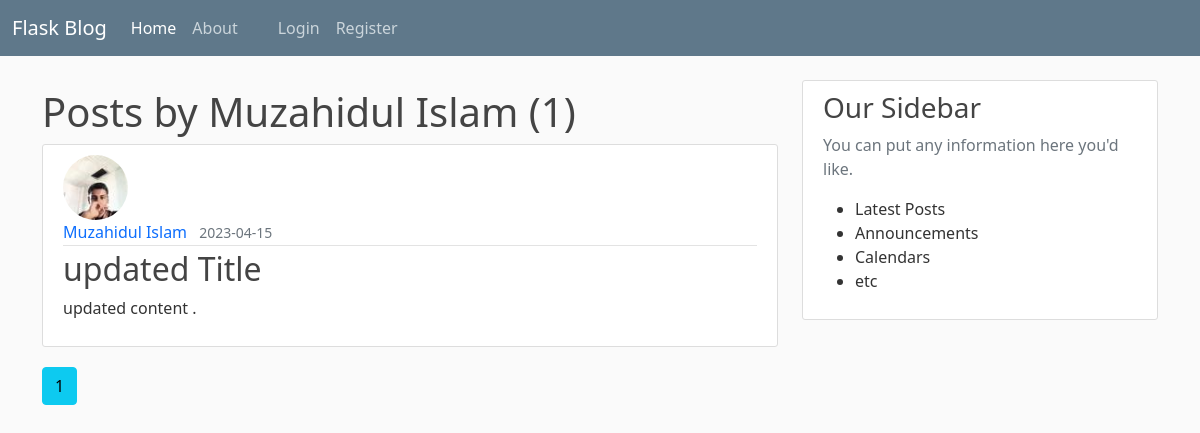
Page /user/Muzahidul Islam on the earlier database version.
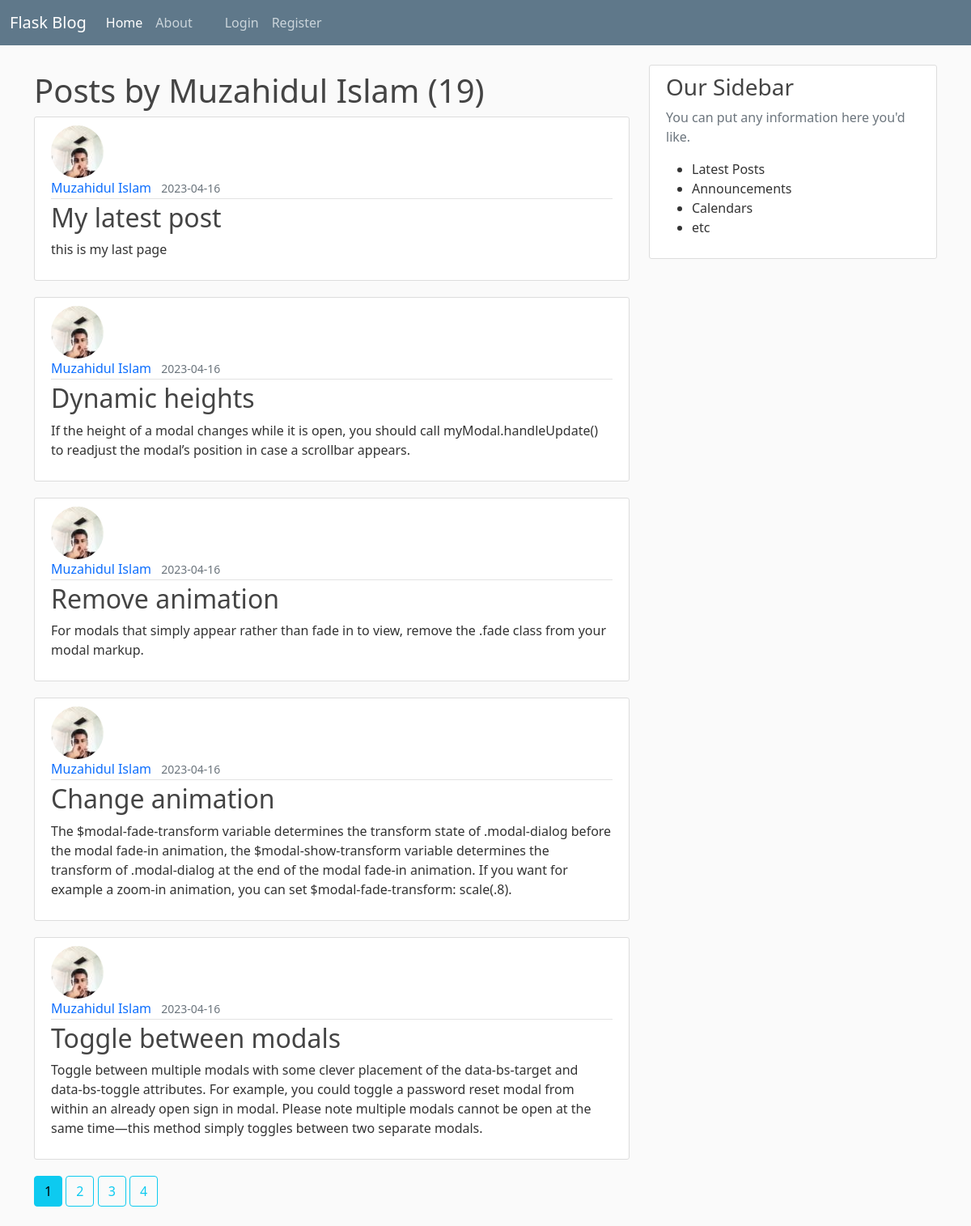
Same page on the later database version.
### flaskblog/models.py (models this page shows, shortened)
class User(db.Model, UserMixin):
    id = db.Column(db.Integer,primary_key=True)
    username = db.Column(db.String(20),unique=True,nullable=False)
    email = db.Column(db.String(120),unique=True,nullable=False)
    image_file = db.Column(db.String(20),nullable=False, default = 'default.jpg')
    password = db.Column(db.String(60),nullable=False)
    posts = db.relationship('Post', backref='author',lazy=True)

class Post(db.Model):
    id = db.Column(db.Integer,primary_key=True)
    title = db.Column(db.String(100), nullable=False)
    date_posted  = db.Column(db.DateTime, nullable=False , default = datetime.utcnow)
    content = db.Column(db.String(1000), nullable = False)
    user_id = db.Column(db.Integer, db.ForeignKey('user.id'), nullable = False)

### flaskblog/routes.py (the view)
@app.route("/user/<string:username>")#this is second route to go home page
def user_posts(username):
    page = request.args.get('page',1, type=int)
    user = User.query.filter_by(username=username).first_or_404()
    posts = Post.query.filter_by(author=user).order_by(Post.date_posted.desc()).paginate(page=page, per_page=5)
    return render_template('user_post.html', posts = posts, user=user) #sending arguments

### flaskblog/templates/user_post.html
{% extends "layout.html" %}
{% block content%}
    <h1 class="my-2">Posts by {{user.username}} ({{posts.total}})</h1>
    {% for post in posts.items %}
        <article class="media content-section">
            <img class="rounded-circle article-img" src="{{url_for('static', filename='profilePic/' + post.author.image_file)}}" alt="">
            <div class="media-body">
                <div class="article-metadata">
                    <a class="me-2" href="{{url_for('user_posts', username=post.author.username)}}">{{post.author.username}}</a>
                    <small class="text-muted">{{post.date_posted.strftime('%Y-%m-%d')}}</small>
                </div>
                <h2><a class="article-title" href="{{url_for('post', post_id=post.id)}}">{{post.title}}</a></h2>
                <p>{{post.content}}</p>
            </div>
        </article>
    {% endfor%}
    {% for page_num in posts.iter_pages(left_edge=1, right_edge=1, left_current=1, right_current=2) %}
        {% if page_num %}
            {% if posts.page == page_num %}
                <a class="btn btn-info mb-4" href="{{url_for('user_posts',page=page_num, username=user.username)}}">{{page_num}}</a>
            {% else %}
                <a class="btn btn-outline-info mb-4" href="{{url_for('user_posts',page=page_num, username=user.username)}}">{{page_num}}</a>
            {% endif %}
        {% else %}
        ...
        {% endif %}
    {% endfor %}
{% endblock content%}

### flaskblog/templates/layout.html (shortened to what this page needs)
<!DOCTYPE html>
<html lang="en">
<head>
    <link href="https://cdn.jsdelivr.net/npm/bootstrap@5.0.2/dist/css/bootstrap.min.css" rel="stylesheet">
    <link rel="stylesheet" href="{{ url_for('static', filename='main.css' ) }}">
</head>
<body>
   <header class="site-header">
    <nav class="navbar navbar-expand-md navbar-dark bg-steel fixed-top">
        <div class="container-fluid">
          <a class="navbar-brand" href="#">Flask Blog</a>
          <div class="collapse navbar-collapse" id="navbarNav">
            <ul class="navbar-nav me-4">
              <li class="nav-item">
                <a class="nav-link active" aria-current="page" href="{{url_for('home')}}">Home</a>
              </li>
              <li class="nav-item">
                <a class="nav-link" href="{{url_for('about')}}">About</a>
              </li>
            </ul>
            <div class="navbar-nav">
                {% if current_user.is_authenticated %}
                  <a class="nav-item nav-link" href="{{url_for('new_post')}}">New Post</a>
                  <a class="nav-item nav-link" href="{{url_for('account')}}">Account</a>
                  <a class="nav-item nav-link" href="{{url_for('logout')}}">Logout</a>
                {% else %}
                  <a class="nav-item nav-link" href="{{url_for('login')}}">Login</a>
                  <a class="nav-item nav-link" href="{{url_for('register')}}">Register</a>
                {% endif %}
            </div>
          </div>
        </div>
      </nav>
   </header>
   <main role="main" class="container">
    <div class="row">
        <div class="col-md-8">
            {% block content %} {% endblock %}
        </div>
        <div class="col-md-4">
            <div class="content-section">
                <h3>Our Sidebar</h3>
                <p class="text-muted">You can put any information here you'd like.</p>
                <ul>
                    <li>Latest Posts</li>
                    <li>Announcements</li>
                    <li>Calendars</li>
                    <li>etc</li>
                </ul>
            </div>
        </div>
    </div>
   </main>
</body>
</html>

### flaskblog/static/main.css (style rules this page uses)
body { background: #fafafa; color: #333333; margin-top: 5rem; }
h1,h2,h3,h4,h5,h6 { color: #444444; }
.bg-steel { background-color: #5f788a; }
.site-header .navbar-nav .nav-link { color: #cbd5db; }
.content-section { background: #ffffff; padding: 10px 20px; border: 1px solid #dddddd; border-radius: 3px; margin-bottom: 20px; }
.article-title { color: #444444; }
.article-img { height: 65px; width: 65px; margin-right: 16px; }
.article-metadata { padding-bottom: 1px; margin-bottom: 4px; border-bottom: 1px solid #e3e3e3; }
a { text-decoration: none; }

Differences in the rows shown:
no longer on this page (row unchanged): Post: image_file (picture), author.username "Muzahidul Islam", date_posted "2023-04-15", title "updated Title", content "updated content ."
added Post: image_file (picture), author.username "Muzahidul Islam", date_posted "2023-04-16", title "My latest post", content "this is my last page"
added Post: image_file (picture), author.username "Muzahidul Islam", date_posted "2023-04-16", title "Dynamic heights", content "If the height of a modal changes while it is open, you should call myModal.handleUpdate() to readjust the modal’s position in case a scrollbar appears."
added Post: image_file (picture), author.username "Muzahidul Islam", date_posted "2023-04-16", title "Remove animation", content "For modals that simply appear rather than fade in to view, remove the .fade class from your modal markup."
added Post: image_file (picture), author.username "Muzahidul Islam", date_posted "2023-04-16", title "Change animation", content "The $modal-fade-transform variable determines the transform state of .modal-dialog before the modal fade-in animation, the $modal-show-transform variable determines the transform of .modal-dialog at the end of the modal fade-in animation. If you want for example a zoom-in animation, you can set $modal-fade-transform: scale(.8)."
added Post: image_file (picture), author.username "Muzahidul Islam", date_posted "2023-04-16", title "Toggle between modals", content "Toggle between multiple modals with some clever placement of the data-bs-target and data-bs-toggle attributes. For example, you could toggle a password reset modal from within an already open sign in modal. Please note multiple modals cannot be open at the same time—this method simply toggles between two separate modals."
Other differences:
{{ posts.total }}: "1" → "19"
new list line: "2"
new list line: "3"
new list line: "4"
